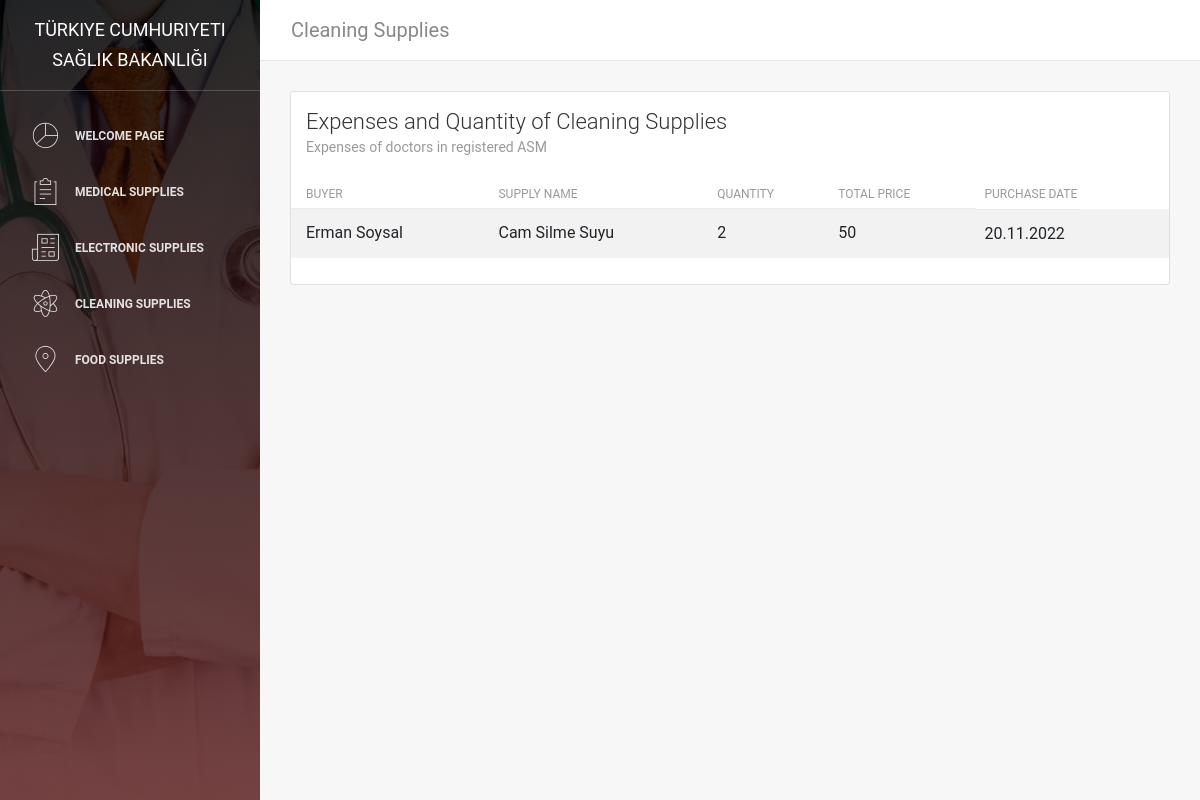
Before: /cleaningSupplies with the older database file.
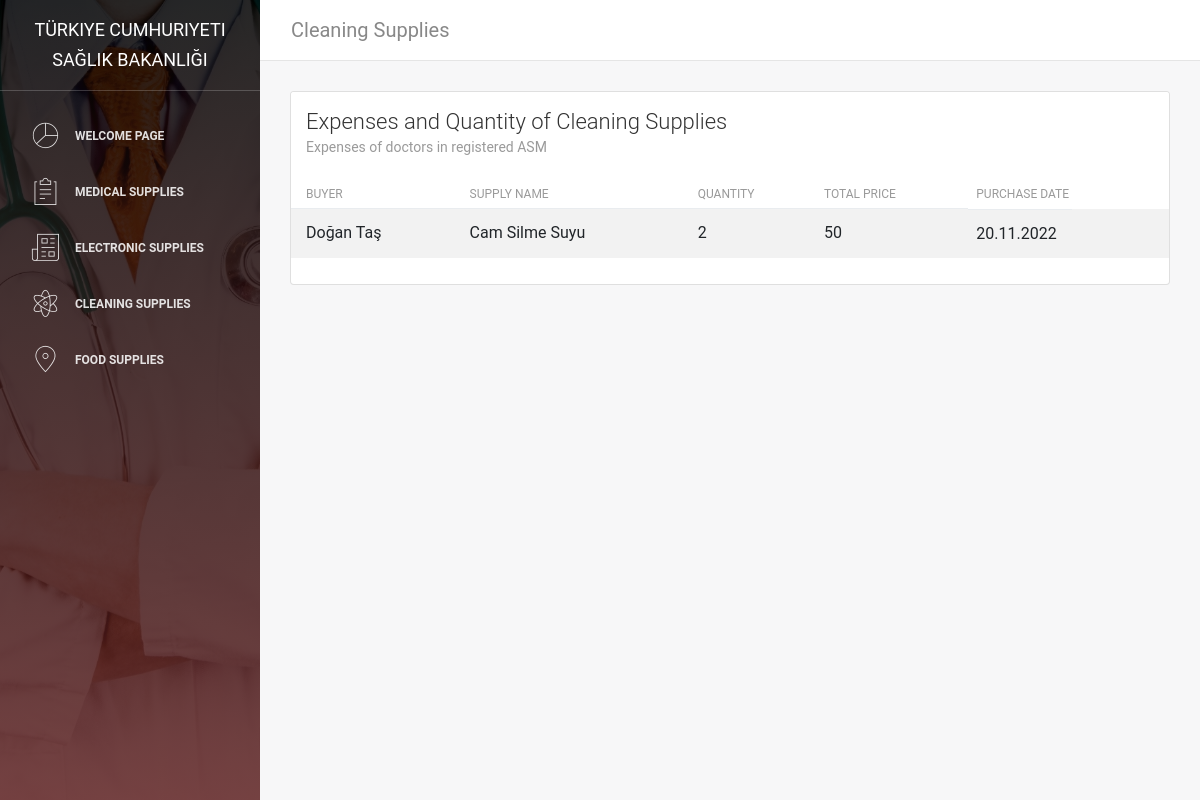
After: the same page with the newer database file.
### asm/models.py (models this page shows, shortened)
class CleaningSupplies(models.Model):
    nameCleaningSupplies = models.CharField(max_length=45)
    priceCleaningSupplies= models.CharField(max_length=45)
    quantityCleaningSupplies = models.IntegerField()
    buyDateCleaningSupplies = models.CharField(max_length=45)
    buyerCleaningSupplies = models.ForeignKey(Users, on_delete=models.CASCADE, null=True)

class Users(models.Model):
    nameUsers = models.CharField(max_length=45)
    surnameUsers = models.CharField(max_length=45)
    passwordUserss = models.CharField(max_length=45)
    phoneNumberUsers = models.CharField(max_length=45)
    emailUsers = models.CharField(max_length=45)
    def __str__(self):
       return f"{self.nameUsers} {self.surnameUsers}"

### asm/views.py (the view)
# urls.py: path("cleaningSupplies", views.cleaningSupplies, name='cleaningSupplies'),
def cleaningSupplies(request):
    cleaningSupplies = CleaningSupplies.objects.all()
    context = {
        "cleaningSupplies": cleaningSupplies
    }
    return render(request, "asm/cleaningSupplies.html", context)

### asm/templates/asm/cleaningSupplies.html (shortened to what the changed rows need)
 {% load static %}
 <!DOCTYPE html>
 <html lang="en">
 <head>
     <link rel="stylesheet" href="https://maxcdn.bootstrapcdn.com/font-awesome/latest/css/font-awesome.min.css" />
     <link href="{% static 'assets/css/bootstrap.min.css' %}" rel="stylesheet" />
     <link href="{% static 'assets/css/light-bootstrap-dashboard.css' %}" rel="stylesheet" />
     <link href="{% static 'assets/css/demo.css' %}" rel="stylesheet" />
 </head>
 <body>
     <div class="wrapper">
         <div class="main-panel">
            <div class="content">
                <div class="container-fluid">
                    <div class="row">
                        <div class="col-md-12">
                            <div class="card strpied-tabled-with-hover">
                                <div class="card-body table-full-width table-responsive">
                                    <table class="table table-hover table-striped">
                                        <thead>
                                            <th>Buyer</th>
                                            <th>Supply Name</th>
                                            <th>Quantity</th>
                                            <th>Total Price</th>
                                            <th>Purchase Date</th>
                                        </thead>
                                        <tbody>
                                            {% for cleaningSupplies in cleaningSupplies %}
                                            <tr>
                                                <td> {{cleaningSupplies.buyerCleaningSupplies}} </td>
                                                <td> {{cleaningSupplies.nameCleaningSupplies}} </td>
                                                <td> {{cleaningSupplies.quantityCleaningSupplies}} </td>
                                                <td> {{cleaningSupplies.priceCleaningSupplies}} </td>
                                                <td> {{cleaningSupplies.buyDateCleaningSupplies}} </td>
                                            </tr>
                                             {% endfor %}
                                        </tbody>
                                    </table>
                                </div>
                            </div>
                        </div>
                    </div>
                </div>
            </div>
        </div>
    </div>
</body>
</html>

Changed rows visible on the page:
removed CleaningSupplies: buyerCleaningSupplies "Erman Soysal", nameCleaningSupplies "Cam Silme Suyu", quantityCleaningSupplies "2", priceCleaningSupplies "50", buyDateCleaningSupplies "20.11.2022"
added CleaningSupplies: buyerCleaningSupplies "Doğan Taş", nameCleaningSupplies "Cam Silme Suyu", quantityCleaningSupplies "2", priceCleaningSupplies "50", buyDateCleaningSupplies "20.11.2022"
